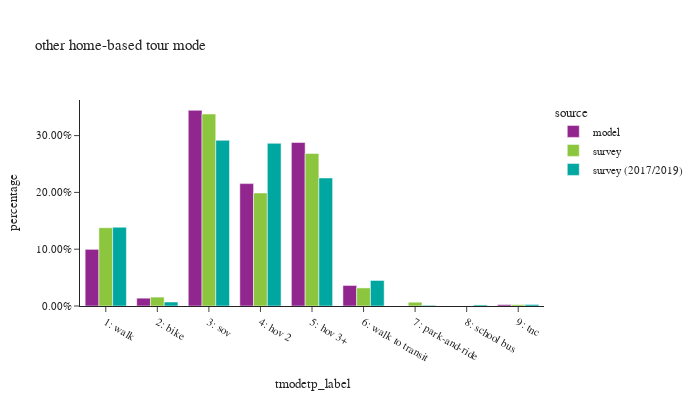

Source (notebook cell):
### Code cell
df_plot = hb_tour.groupby(['source','tmodetp_label'])['toexpfac'].sum().reset_index()
df_plot['percentage'] = df_plot.groupby(['source'], group_keys=False)['toexpfac']. \
    apply(lambda x: x / float(x.sum()))

df_plot_ct = hb_tour.groupby(['source','tmodetp_label'])['toexpfac'].count().reset_index(). \
    rename(columns={'toexpfac':'sample count'})
df_plot = df_plot.merge(df_plot_ct, on=['source','tmodetp_label'])

fig = px.bar(df_plot.sort_values(by=['source']), x="tmodetp_label", y="percentage", color="source",
             barmode="group",hover_data=['sample count'],title="other home-based tour mode")
fig.update_layout(height=400, width=700, font=dict(size=11),
                  xaxis = dict(dtick = 1, categoryorder='category ascending'),
                  yaxis=dict(tickformat=".2%"))
fig.show()

### Figure 1 — Plotly figure (JSON) as saved in the notebook; plotly's stock layout.template omitted (floating-point values rounded to 4 significant figures)
{"data": [{"alignmentgroup": "True", "customdata": [[274126], [37965], [947203], [592356], [791469], [99355], [6749]], "hovertemplate": "source=model<br>tmodetp_label=%{x}<br>percentage=%{y}<br>sample count=%{customdata[0]}<extra></extra>", "legendgroup": "model", "marker": {"color": "#91268F", "pattern": {"shape": ""}}, "name": "model", "offsetgroup": "model", "orientation": "v", "showlegend": true, "textposition": "auto", "type": "bar", "x": ["1: walk", "2: bike", "3: sov", "4: hov 2", "5: hov 3+", "6: walk to transit", "9: tnc"], "xaxis": "x", "y": [0.09971, 0.01381, 0.3445, 0.2155, 0.2879, 0.03614, 0.002455], "yaxis": "y"}, {"alignmentgroup": "True", "customdata": [[25], [2], [23], [601], [307], [1956], [171], [1611], [1168]], "hovertemplate": "source=survey<br>tmodetp_label=%{x}<br>percentage=%{y}<br>sample count=%{customdata[0]}<extra></extra>", "legendgroup": "survey", "marker": {"color": "#8CC63E", "pattern": {"shape": ""}}, "name": "survey", "offsetgroup": "survey", "orientation": "v", "showlegend": true, "textposition": "auto", "type": "bar", "x": ["9: tnc", "8: school bus", "7: park-and-ride", "5: hov 3+", "6: walk to transit", "3: sov", "2: bike", "1: walk", "4: hov 2"], "xaxis": "x", "y": [0.002377, 1.198e-05, 0.006679, 0.2686, 0.03186, 0.338, 0.01571, 0.1378, 0.199], "yaxis": "y"}, {"alignmentgroup": "True", "customdata": [[26], [2970], [133], [2959], [2371], [1567], [877], [29], [126]], "hovertemplate": "source=survey (2017/2019)<br>tmodetp_label=%{x}<br>percentage=%{y}<br>sample count=%{customdata[0]}<extra></extra>", "legendgroup": "survey (2017/2019)", "marker": {"color": "#00A7A0", "pattern": {"shape": ""}}, "name": "survey (2017/2019)", "offsetgroup": "survey (2017/2019)", "orientation": "v", "showlegend": true, "textposition": "auto", "type": "bar", "x": ["8: school bus", "1: walk", "2: bike", "3: sov", "4: hov 2", "5: hov 3+", "6: walk to transit", "7: park-and-ride", "9: tnc"], "xaxis": "x", "y": [0.001883, 0.1387, 0.007019, 0.2917, 0.2864, 0.2254, 0.04495, 0.001246, 0.002709], "yaxis": "y"}], "layout": {"barmode": "group", "font": {"size": 11}, "height": 400, "legend": {"title": {"text": "source"}, "tracegroupgap": 0}, "title": {"text": "other home-based tour mode"}, "width": 700, "xaxis": {"anchor": "y", "categoryorder": "category ascending", "domain": [0.0, 1.0], "dtick": 1, "title": {"text": "tmodetp_label"}}, "yaxis": {"anchor": "x", "domain": [0.0, 1.0], "tickformat": ".2%", "title": {"text": "percentage"}}}}
